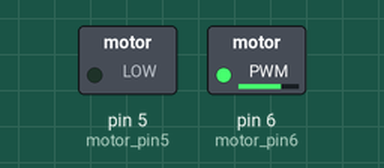
The sketch below on a simulated Arduino Uno, built with avr-gcc and run on an emulated ATmega328P. On the bench: switched loads named in the sketch (green lamp = pin HIGH).

Above: at 0.1 s.
Timing chart, 0 to 1.6 s (numbered marks = the images above):
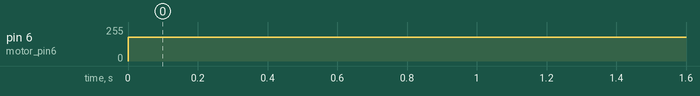

Measured:
- by itself, pin 6 (motor_pin6): 0/255 → 180/255 at 0.00 s

The sketch:

motor.ino
```cpp
#define motor_pin6 6
#define motor_pin5 5

void setup() {
  Serial.begin(9600);
  pinMode(motor_pin5, OUTPUT);
  pinMode(motor_pin6, OUTPUT);
}

void loop() {
  motor_run(180, 6);
}

void motor_run(int velocity, int direction) {
  //5 - по часовой, 6 - против часовой
  if(direction == 5){
    analogWrite(motor_pin5, velocity);
  }
  if(direction == 6){
    analogWrite(motor_pin6, velocity);
  }
}
```
